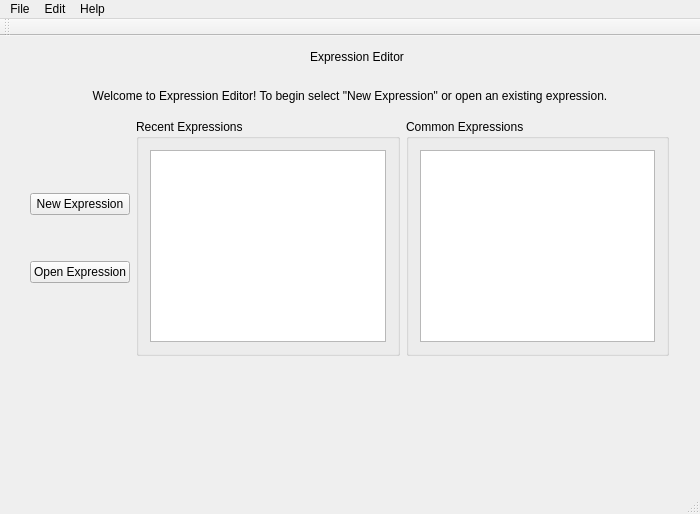
<?xml version="1.0" encoding="UTF-8"?>
<ui version="4.0">
 <class>MainWindow</class>
 <widget class="QMainWindow" name="MainWindow">
  <property name="geometry">
   <rect>
    <x>0</x>
    <y>0</y>
    <width>700</width>
    <height>500</height>
   </rect>
  </property>
  <property name="windowTitle">
   <string>Expression Editor - Regex Editing Utility</string>
  </property>
  <property name="windowIcon">
   <iconset resource="images.qrc">
    <normaloff>:/icon/32x32.png</normaloff>:/icon/32x32.png</iconset>
  </property>
  <widget class="QWidget" name="centralWidget">
   <layout class="QHBoxLayout" name="horizontalLayout_2">
    <property name="margin">
     <number>0</number>
    </property>
    <item>
     <widget class="QStackedWidget" name="stackedWidget">
      <widget class="QWidget" name="welcomePage">
       <layout class="QVBoxLayout" name="verticalLayout_7">
        <property name="spacing">
         <number>0</number>
        </property>
        <property name="margin">
         <number>0</number>
        </property>
        <item>
         <widget class="QWidget" name="welcomeHeader" native="true">
          <layout class="QHBoxLayout" name="horizontalLayout_3">
           <item>
            <spacer name="horizontalSpacer">
             <property name="orientation">
              <enum>Qt::Horizontal</enum>
             </property>
             <property name="sizeHint" stdset="0">
              <size>
               <width>232</width>
               <height>20</height>
              </size>
             </property>
            </spacer>
           </item>
           <item>
            <widget class="QLabel" name="iconLabel">
             <property name="sizePolicy">
              <sizepolicy hsizetype="Minimum" vsizetype="Preferred">
               <horstretch>0</horstretch>
               <verstretch>0</verstretch>
              </sizepolicy>
             </property>
             <property name="text">
              <string/>
             </property>
             <property name="pixmap">
              <pixmap resource="images.qrc">:/icon/64x64withshadow.png</pixmap>
             </property>
            </widget>
           </item>
           <item>
            <layout class="QVBoxLayout" name="verticalLayout_8">
             <item>
              <widget class="QLabel" name="titleText">
               <property name="sizePolicy">
                <sizepolicy hsizetype="Minimum" vsizetype="Preferred">
                 <horstretch>0</horstretch>
                 <verstretch>0</verstretch>
                </sizepolicy>
               </property>
               <property name="text">
                <string>Expression Editor</string>
               </property>
              </widget>
             </item>
            </layout>
           </item>
           <item>
            <spacer name="headerRightSpacer">
             <property name="orientation">
              <enum>Qt::Horizontal</enum>
             </property>
             <property name="sizeHint" stdset="0">
              <size>
               <width>232</width>
               <height>20</height>
              </size>
             </property>
            </spacer>
           </item>
          </layout>
         </widget>
        </item>
        <item>
         <widget class="QWidget" name="welcomeBody" native="true">
          <layout class="QVBoxLayout" name="verticalLayout_6">
           <item>
            <widget class="QLabel" name="label">
             <property name="text">
              <string>Welcome to Expression Editor! To begin select &quot;New Expression&quot; or open an existing expression.</string>
             </property>
             <property name="alignment">
              <set>Qt::AlignCenter</set>
             </property>
             <property name="wordWrap">
              <bool>true</bool>
             </property>
            </widget>
           </item>
           <item>
            <spacer name="verticalSpacer_4">
             <property name="orientation">
              <enum>Qt::Vertical</enum>
             </property>
             <property name="sizeType">
              <enum>QSizePolicy::Fixed</enum>
             </property>
             <property name="sizeHint" stdset="0">
              <size>
               <width>20</width>
               <height>10</height>
              </size>
             </property>
            </spacer>
           </item>
           <item>
            <layout class="QHBoxLayout" name="horizontalLayout_4">
             <item>
              <spacer name="horizontalSpacer_2">
               <property name="orientation">
                <enum>Qt::Horizontal</enum>
               </property>
               <property name="sizeHint" stdset="0">
                <size>
                 <width>40</width>
                 <height>20</height>
                </size>
               </property>
              </spacer>
             </item>
             <item>
              <layout class="QVBoxLayout" name="verticalLayout_3">
               <item>
                <spacer name="verticalSpacer_2">
                 <property name="orientation">
                  <enum>Qt::Vertical</enum>
                 </property>
                 <property name="sizeHint" stdset="0">
                  <size>
                   <width>20</width>
                   <height>40</height>
                  </size>
                 </property>
                </spacer>
               </item>
               <item>
                <widget class="QPushButton" name="newExpressionButton">
                 <property name="text">
                  <string>New Expression</string>
                 </property>
                </widget>
               </item>
               <item>
                <spacer name="verticalSpacer">
                 <property name="orientation">
                  <enum>Qt::Vertical</enum>
                 </property>
                 <property name="sizeType">
                  <enum>QSizePolicy::Fixed</enum>
                 </property>
                 <property name="sizeHint" stdset="0">
                  <size>
                   <width>20</width>
                   <height>40</height>
                  </size>
                 </property>
                </spacer>
               </item>
               <item>
                <widget class="QPushButton" name="openExpressionButton">
                 <property name="text">
                  <string>Open Expression</string>
                 </property>
                </widget>
               </item>
               <item>
                <spacer name="verticalSpacer_3">
                 <property name="orientation">
                  <enum>Qt::Vertical</enum>
                 </property>
                 <property name="sizeHint" stdset="0">
                  <size>
                   <width>20</width>
                   <height>40</height>
                  </size>
                 </property>
                </spacer>
               </item>
              </layout>
             </item>
             <item>
              <widget class="QGroupBox" name="recentGroupBox">
               <property name="maximumSize">
                <size>
                 <width>300</width>
                 <height>400</height>
                </size>
               </property>
               <property name="title">
                <string>Recent Expressions</string>
               </property>
               <layout class="QVBoxLayout" name="verticalLayout_5">
                <item>
                 <widget class="QListWidget" name="recentListWidget"/>
                </item>
               </layout>
              </widget>
             </item>
             <item>
              <widget class="QGroupBox" name="commonGroupBox">
               <property name="maximumSize">
                <size>
                 <width>300</width>
                 <height>400</height>
                </size>
               </property>
               <property name="title">
                <string>Common Expressions</string>
               </property>
               <layout class="QVBoxLayout" name="verticalLayout_4">
                <item>
                 <widget class="QListWidget" name="commonListWidget"/>
                </item>
               </layout>
              </widget>
             </item>
             <item>
              <spacer name="horizontalSpacer_3">
               <property name="orientation">
                <enum>Qt::Horizontal</enum>
               </property>
               <property name="sizeHint" stdset="0">
                <size>
                 <width>40</width>
                 <height>20</height>
                </size>
               </property>
              </spacer>
             </item>
            </layout>
           </item>
           <item>
            <spacer name="verticalSpacer_5">
             <property name="orientation">
              <enum>Qt::Vertical</enum>
             </property>
             <property name="sizeHint" stdset="0">
              <size>
               <width>20</width>
               <height>40</height>
              </size>
             </property>
            </spacer>
           </item>
          </layout>
         </widget>
        </item>
       </layout>
      </widget>
      <widget class="QWidget" name="editorPage">
       <layout class="QVBoxLayout" name="verticalLayout">
        <property name="margin">
         <number>0</number>
        </property>
        <item>
         <widget class="QSplitter" name="splitter_2">
          <property name="orientation">
           <enum>Qt::Vertical</enum>
          </property>
          <widget class="QWidget" name="editingWidget" native="true">
           <layout class="QVBoxLayout" name="verticalLayout_2">
            <item>
             <widget class="QSplitter" name="splitter">
              <property name="sizePolicy">
               <sizepolicy hsizetype="Expanding" vsizetype="MinimumExpanding">
                <horstretch>0</horstretch>
                <verstretch>0</verstretch>
               </sizepolicy>
              </property>
              <property name="orientation">
               <enum>Qt::Horizontal</enum>
              </property>
              <widget class="QWidget" name="dragDropWidget" native="true">
               <property name="maximumSize">
                <size>
                 <width>300</width>
                 <height>16777215</height>
                </size>
               </property>
               <layout class="QVBoxLayout" name="verticalLayout_12">
                <item>
                 <widget class="QLabel" name="label_3">
                  <property name="text">
                   <string>Regexp Elements</string>
                  </property>
                 </widget>
                </item>
                <item>
                 <widget class="QListWidget" name="listWidget">
                  <item>
                   <property name="text">
                    <string>Literal String</string>
                   </property>
                  </item>
                 </widget>
                </item>
               </layout>
              </widget>
              <widget class="QGraphicsView" name="expressionView"/>
             </widget>
            </item>
            <item>
             <layout class="QHBoxLayout" name="horizontalLayout">
              <item>
               <widget class="QLabel" name="expressionLabel">
                <property name="text">
                 <string>Expression:</string>
                </property>
               </widget>
              </item>
              <item>
               <widget class="ExpressionEdit" name="expressionEdit">
                <property name="sizePolicy">
                 <sizepolicy hsizetype="Expanding" vsizetype="Fixed">
                  <horstretch>0</horstretch>
                  <verstretch>0</verstretch>
                 </sizepolicy>
                </property>
                <property name="maximumSize">
                 <size>
                  <width>16777215</width>
                  <height>40</height>
                 </size>
                </property>
               </widget>
              </item>
              <item>
               <widget class="QLabel" name="validLabel">
                <property name="text">
                 <string/>
                </property>
                <property name="pixmap">
                 <pixmap resource="images.qrc">:/images/valid.png</pixmap>
                </property>
               </widget>
              </item>
             </layout>
            </item>
           </layout>
          </widget>
          <widget class="QTabWidget" name="testingTabWidget">
           <property name="currentIndex">
            <number>0</number>
           </property>
           <widget class="QWidget" name="testInputsTab">
            <attribute name="title">
             <string>Test Inputs</string>
            </attribute>
            <layout class="QVBoxLayout" name="verticalLayout_9">
             <item>
              <widget class="QTableWidget" name="testInputsTable">
               <property name="alternatingRowColors">
                <bool>true</bool>
               </property>
               <attribute name="horizontalHeaderStretchLastSection">
                <bool>true</bool>
               </attribute>
               <attribute name="verticalHeaderVisible">
                <bool>false</bool>
               </attribute>
               <column>
                <property name="text">
                 <string>Input</string>
                </property>
               </column>
               <column>
                <property name="text">
                 <string>Match</string>
                </property>
               </column>
               <column>
                <property name="text">
                 <string>Index</string>
                </property>
               </column>
               <column>
                <property name="text">
                 <string>Captured Text</string>
                </property>
               </column>
              </widget>
             </item>
            </layout>
           </widget>
           <widget class="QWidget" name="textBlockTab">
            <attribute name="title">
             <string>Text Block</string>
            </attribute>
            <layout class="QVBoxLayout" name="verticalLayout_10">
             <item>
              <widget class="QTextEdit" name="textBlockEdit"/>
             </item>
            </layout>
           </widget>
           <widget class="QWidget" name="searchReplaceTab">
            <attribute name="title">
             <string>Search / Replace</string>
            </attribute>
            <layout class="QVBoxLayout" name="verticalLayout_11">
             <item>
              <layout class="QHBoxLayout" name="horizontalLayout_5">
               <item>
                <widget class="QLabel" name="replaceTextLabel">
                 <property name="text">
                  <string>Replace text:</string>
                 </property>
                </widget>
               </item>
               <item>
                <widget class="QLineEdit" name="replaceTextEdit"/>
               </item>
              </layout>
             </item>
             <item>
              <widget class="QSplitter" name="splitter_3">
               <property name="orientation">
                <enum>Qt::Horizontal</enum>
               </property>
               <widget class="QTextEdit" name="replaceTextSource"/>
               <widget class="QTextEdit" name="replaceTextDestination"/>
              </widget>
             </item>
            </layout>
           </widget>
          </widget>
         </widget>
        </item>
       </layout>
      </widget>
     </widget>
    </item>
   </layout>
  </widget>
  <widget class="QMenuBar" name="menuBar">
   <property name="geometry">
    <rect>
     <x>0</x>
     <y>0</y>
     <width>700</width>
     <height>24</height>
    </rect>
   </property>
   <widget class="QMenu" name="menuFile">
    <property name="title">
     <string>File</string>
    </property>
    <widget class="QMenu" name="menuOpenRecent">
     <property name="enabled">
      <bool>false</bool>
     </property>
     <property name="title">
      <string>Open Recent Expression...</string>
     </property>
    </widget>
    <widget class="QMenu" name="menuOpenCommon">
     <property name="enabled">
      <bool>false</bool>
     </property>
     <property name="title">
      <string>Open Common Expression...</string>
     </property>
    </widget>
    <addaction name="actionNew"/>
    <addaction name="separator"/>
    <addaction name="actionOpen"/>
    <addaction name="menuOpenRecent"/>
    <addaction name="menuOpenCommon"/>
    <addaction name="separator"/>
    <addaction name="actionSave"/>
    <addaction name="actionSaveAs"/>
    <addaction name="separator"/>
    <addaction name="actionQuit"/>
   </widget>
   <widget class="QMenu" name="menuEdit">
    <property name="title">
     <string>Edit</string>
    </property>
    <widget class="QMenu" name="menuExpressionFormat">
     <property name="title">
      <string>Expression Format...</string>
     </property>
     <addaction name="actionQtFormat"/>
    </widget>
    <addaction name="actionExportAsImage"/>
    <addaction name="separator"/>
    <addaction name="menuExpressionFormat"/>
    <addaction name="separator"/>
    <addaction name="actionPreferences"/>
   </widget>
   <widget class="QMenu" name="menuHelp">
    <property name="title">
     <string>Help</string>
    </property>
    <addaction name="actionRegularExpressionTutorial"/>
    <addaction name="actionExpressionEditorHelp"/>
    <addaction name="separator"/>
    <addaction name="actionAbout"/>
   </widget>
   <addaction name="menuFile"/>
   <addaction name="menuEdit"/>
   <addaction name="menuHelp"/>
  </widget>
  <widget class="QToolBar" name="mainToolBar">
   <attribute name="toolBarArea">
    <enum>TopToolBarArea</enum>
   </attribute>
   <attribute name="toolBarBreak">
    <bool>false</bool>
   </attribute>
  </widget>
  <widget class="QStatusBar" name="statusBar"/>
  <action name="actionNew">
   <property name="text">
    <string>New Expression</string>
   </property>
   <property name="shortcut">
    <string>Ctrl+N</string>
   </property>
  </action>
  <action name="actionOpen">
   <property name="text">
    <string>Open Expression</string>
   </property>
   <property name="shortcut">
    <string>Ctrl+O</string>
   </property>
  </action>
  <action name="actionSave">
   <property name="enabled">
    <bool>false</bool>
   </property>
   <property name="text">
    <string>Save Expression</string>
   </property>
   <property name="shortcut">
    <string>Ctrl+S</string>
   </property>
  </action>
  <action name="actionSaveAs">
   <property name="enabled">
    <bool>false</bool>
   </property>
   <property name="text">
    <string>Save Expression As...</string>
   </property>
   <property name="shortcut">
    <string>Ctrl+Alt+S</string>
   </property>
  </action>
  <action name="actionQuit">
   <property name="text">
    <string>Quit</string>
   </property>
   <property name="shortcut">
    <string>Ctrl+Q</string>
   </property>
  </action>
  <action name="actionExportAsImage">
   <property name="enabled">
    <bool>false</bool>
   </property>
   <property name="text">
    <string>Export Expression As Image</string>
   </property>
  </action>
  <action name="actionPreferences">
   <property name="text">
    <string>Preferences</string>
   </property>
  </action>
  <action name="actionRegularExpressionTutorial">
   <property name="text">
    <string>Regular Expression Tutorial</string>
   </property>
  </action>
  <action name="actionExpressionEditorHelp">
   <property name="text">
    <string>Expression Editor Help</string>
   </property>
   <property name="shortcut">
    <string>F1</string>
   </property>
  </action>
  <action name="actionAbout">
   <property name="icon">
    <iconset resource="images.qrc">
     <normaloff>:/icon/32x32.png</normaloff>:/icon/32x32.png</iconset>
   </property>
   <property name="text">
    <string>About Expression Editor</string>
   </property>
  </action>
  <action name="actionQtFormat">
   <property name="checkable">
    <bool>true</bool>
   </property>
   <property name="checked">
    <bool>true</bool>
   </property>
   <property name="text">
    <string>Qt Format</string>
   </property>
  </action>
 </widget>
 <layoutdefault spacing="6" margin="11"/>
 <customwidgets>
  <customwidget>
   <class>ExpressionEdit</class>
   <extends>QTextEdit</extends>
   <header>expressionedit.hpp</header>
  </customwidget>
 </customwidgets>
 <resources>
  <include location="images.qrc"/>
 </resources>
 <connections>
  <connection>
   <sender>actionQuit</sender>
   <signal>triggered()</signal>
   <receiver>MainWindow</receiver>
   <slot>quit()</slot>
   <hints>
    <hint type="sourcelabel">
     <x>-1</x>
     <y>-1</y>
    </hint>
    <hint type="destinationlabel">
     <x>349</x>
     <y>249</y>
    </hint>
   </hints>
  </connection>
  <connection>
   <sender>actionNew</sender>
   <signal>triggered()</signal>
   <receiver>MainWindow</receiver>
   <slot>newExpression()</slot>
   <hints>
    <hint type="sourcelabel">
     <x>-1</x>
     <y>-1</y>
    </hint>
    <hint type="destinationlabel">
     <x>349</x>
     <y>249</y>
    </hint>
   </hints>
  </connection>
  <connection>
   <sender>actionOpen</sender>
   <signal>triggered()</signal>
   <receiver>MainWindow</receiver>
   <slot>open()</slot>
   <hints>
    <hint type="sourcelabel">
     <x>-1</x>
     <y>-1</y>
    </hint>
    <hint type="destinationlabel">
     <x>349</x>
     <y>249</y>
    </hint>
   </hints>
  </connection>
  <connection>
   <sender>actionSave</sender>
   <signal>triggered()</signal>
   <receiver>MainWindow</receiver>
   <slot>save()</slot>
   <hints>
    <hint type="sourcelabel">
     <x>-1</x>
     <y>-1</y>
    </hint>
    <hint type="destinationlabel">
     <x>349</x>
     <y>249</y>
    </hint>
   </hints>
  </connection>
  <connection>
   <sender>actionSaveAs</sender>
   <signal>triggered()</signal>
   <receiver>MainWindow</receiver>
   <slot>saveAs()</slot>
   <hints>
    <hint type="sourcelabel">
     <x>-1</x>
     <y>-1</y>
    </hint>
    <hint type="destinationlabel">
     <x>349</x>
     <y>249</y>
    </hint>
   </hints>
  </connection>
  <connection>
   <sender>newExpressionButton</sender>
   <signal>pressed()</signal>
   <receiver>MainWindow</receiver>
   <slot>newExpression()</slot>
   <hints>
    <hint type="sourcelabel">
     <x>80</x>
     <y>269</y>
    </hint>
    <hint type="destinationlabel">
     <x>349</x>
     <y>249</y>
    </hint>
   </hints>
  </connection>
  <connection>
   <sender>openExpressionButton</sender>
   <signal>pressed()</signal>
   <receiver>MainWindow</receiver>
   <slot>open()</slot>
   <hints>
    <hint type="sourcelabel">
     <x>80</x>
     <y>379</y>
    </hint>
    <hint type="destinationlabel">
     <x>349</x>
     <y>249</y>
    </hint>
   </hints>
  </connection>
  <connection>
   <sender>expressionEdit</sender>
   <signal>textChanged()</signal>
   <receiver>MainWindow</receiver>
   <slot>updateExpression()</slot>
   <hints>
    <hint type="sourcelabel">
     <x>627</x>
     <y>251</y>
    </hint>
    <hint type="destinationlabel">
     <x>751</x>
     <y>291</y>
    </hint>
   </hints>
  </connection>
  <connection>
   <sender>actionExportAsImage</sender>
   <signal>triggered()</signal>
   <receiver>MainWindow</receiver>
   <slot>exportAsImage()</slot>
   <hints>
    <hint type="sourcelabel">
     <x>-1</x>
     <y>-1</y>
    </hint>
    <hint type="destinationlabel">
     <x>349</x>
     <y>249</y>
    </hint>
   </hints>
  </connection>
  <connection>
   <sender>actionPreferences</sender>
   <signal>triggered()</signal>
   <receiver>MainWindow</receiver>
   <slot>showPreferences()</slot>
   <hints>
    <hint type="sourcelabel">
     <x>-1</x>
     <y>-1</y>
    </hint>
    <hint type="destinationlabel">
     <x>349</x>
     <y>249</y>
    </hint>
   </hints>
  </connection>
  <connection>
   <sender>actionRegularExpressionTutorial</sender>
   <signal>triggered()</signal>
   <receiver>MainWindow</receiver>
   <slot>regexpHelp()</slot>
   <hints>
    <hint type="sourcelabel">
     <x>-1</x>
     <y>-1</y>
    </hint>
    <hint type="destinationlabel">
     <x>349</x>
     <y>249</y>
    </hint>
   </hints>
  </connection>
  <connection>
   <sender>actionExpressionEditorHelp</sender>
   <signal>triggered()</signal>
   <receiver>MainWindow</receiver>
   <slot>applicationHelp()</slot>
   <hints>
    <hint type="sourcelabel">
     <x>-1</x>
     <y>-1</y>
    </hint>
    <hint type="destinationlabel">
     <x>349</x>
     <y>249</y>
    </hint>
   </hints>
  </connection>
  <connection>
   <sender>actionAbout</sender>
   <signal>triggered()</signal>
   <receiver>MainWindow</receiver>
   <slot>applicationAbout()</slot>
   <hints>
    <hint type="sourcelabel">
     <x>-1</x>
     <y>-1</y>
    </hint>
    <hint type="destinationlabel">
     <x>349</x>
     <y>249</y>
    </hint>
   </hints>
  </connection>
 </connections>
 <slots>
  <slot>newExpression()</slot>
  <slot>open()</slot>
  <slot>open(QString)</slot>
  <slot>save()</slot>
  <slot>save(QString)</slot>
  <slot>quit()</slot>
  <slot>saveAs()</slot>
  <slot>updateExpression()</slot>
  <slot>updateExpression(QString)</slot>
  <slot>exportAsImage()</slot>
  <slot>showPreferences()</slot>
  <slot>regexpHelp()</slot>
  <slot>applicationHelp()</slot>
  <slot>applicationAbout()</slot>
 </slots>
</ui>
